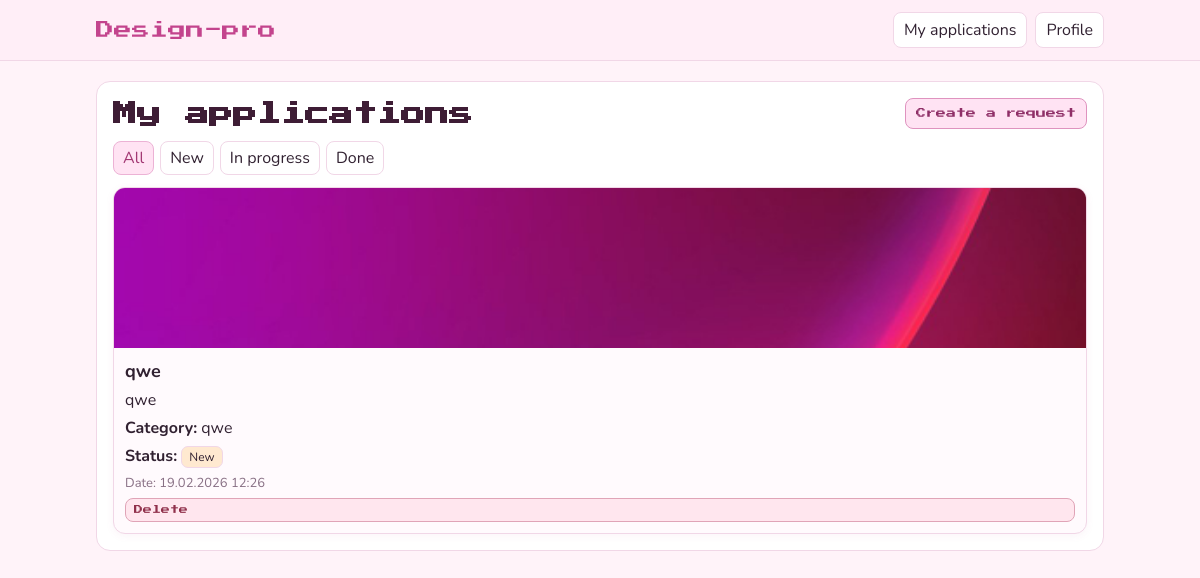
The app's page /my-requests/ (signed in), older data.
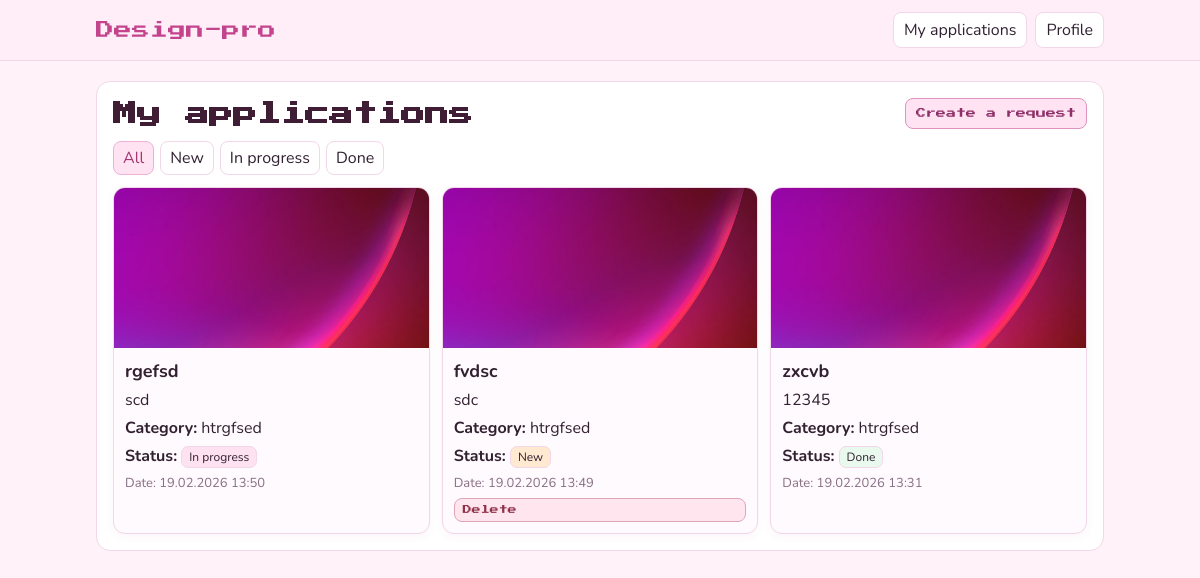
The same page, newer data.
### main/models.py (models this page shows, shortened)
class DesignRequest(models.Model):
    class Status(models.TextChoices):
        NEW = 'new', 'New'
        IN_PROGRESS = 'in_progress', 'In Progress'
        DONE = 'done', 'Done'
    user = models.ForeignKey(
        settings.AUTH_USER_MODEL,
        on_delete=models.CASCADE,
        verbose_name='User'
    )
    title = models.CharField('Name', max_length=200)
    description = models.TextField('Description')
    category = models.ForeignKey(
        Category,
        on_delete=models.CASCADE,
        verbose_name='Category'
    )
    photo = models.ImageField(
        'Photo of the room / plan',
        upload_to='design_requests/photos/',
        validators=[validate_image_size, validate_image_extension]
    )
    result_image = models.ImageField(
        'Photo of the completed work',
        upload_to='design_requests/results/',
        blank=True,
        null=True
    )
    admin_comment = models.TextField(
        'Administrators comment',
        blank=True,
        null=True
    )
    status = models.CharField(
        max_length=20,
        choices=Status.choices,
        default=Status.NEW,
        verbose_name='Status'
    )
    created_at = models.DateTimeField(
        'Creation date',
        auto_now_add=True
    )
    class Meta:
        ordering = ['-created_at']
        verbose_name = 'Design request'
        verbose_name_plural = 'Design requests'

class Category(models.Model):
    name = models.CharField(
        'Category name',
        max_length=100,
        unique=True
    )
    class Meta:
        verbose_name = 'Category'
        verbose_name_plural = 'Categories'

### main/views.py (the view)
# urls.py: path('my-requests/', views.my_requests, name='my_requests'),
@login_required
def my_requests(request):
    status_filter = request.GET.get('status')
    requests = DesignRequest.objects.filter(user=request.user)
    if status_filter:
        requests = requests.filter(status=status_filter)
    return render(request, 'main/my_requests.html', {
        'requests': requests,
        'status_filter': status_filter
    })

### main/templates/main/my_requests.html (shortened to what this page needs)
{% extends 'main/base.html' %}
{% block content %}
<section class="card wide">
  <header class="head split">
    <h1>My applications</h1>
    <a class="btn b1" href="{% url 'create' %}">Create a request</a>
  </header>
  <div class="filt">
    <a class="tag {% if not status_filter %}on{% endif %}" href="{% url 'my_requests' %}">All</a>
    <a class="tag {% if status_filter == 'new' %}on{% endif %}" href="{% url 'my_requests' %}?status=new">New</a>
    <a class="tag {% if status_filter == 'in_progress' %}on{% endif %}" href="{% url 'my_requests' %}?status=in_progress">In progress</a>
    <a class="tag {% if status_filter == 'done' %}on{% endif %}" href="{% url 'my_requests' %}?status=done">Done</a>
  </div>
  {% if requests %}
    <div class="grid">
      {% for r in requests %}
        <article class="box">
            {% if r.photo %}
              <img class="box-img" src="{{ r.photo.url }}" alt="Photo of the premises">
            {% else %}
              <div class="box-ph">No photo</div>
            {% endif %}
            <div class="box-b">
              <h3>{{ r.title }}</h3>
              <p>{{ r.description|truncatechars:100 }}</p>
              <p><strong>Category:</strong> {{ r.category.name }}</p>
              <p>
                <strong>Status:</strong>
                {% if r.status == 'new' %}
                  <span class="st snew">New</span>
                {% elif r.status == 'in_progress' %}
                  <span class="st sprog">In progress</span>
                {% else %}
                  <span class="st sdone">Done</span>
                {% endif %}
              </p>
              <p class="gray">Date: {{ r.created_at|date:"d.m.Y H:i" }}</p>
              {% if r.status == 'new' %}
                <a class="btn b3 sm" href="{% url 'delete_request' r.pk %}">Delete</a>
              {% endif %}
            </div>
        </article>
      {% endfor %}
    </div>
  {% else %}
    <p class="empty">No applications found.</p>
  {% endif %}
</section>
{% endblock %}

### main/templates/main/base.html (shortened to what this page needs)
<!DOCTYPE html>
<html lang="ru">
<head>
    {% load static %}
    <link rel="stylesheet" href="{% static 'css/style.css' %}">
</head>
<body>
<header class="top">
    <div class="top-in">
        <a class="logo" href="{% url 'index' %}">
            <span class="logo-a">Design-pro</span>
        </a>
        <nav>
            <ul class="nav">
                {% if user.is_authenticated %}
                    <li>
                        <a href="{% url 'my_requests' %}">My applications</a>
                    </li>
                    <li>
                        <a href="{% url 'profile' %}">Profile</a>
                    </li>
                {% endif %}
            </ul>
        </nav>
    </div>
</header>
<main class="cont">
    {% block content %}{% endblock %}
</main>
</body>
</html>

### main/static/css/style.css (style rules this page uses)
* { box-sizing: border-box; }
body { margin: 0; padding: 0; font-family: "Nunito", "Segoe UI", sans-serif; background: #FFF3F9FF; color: #312131; }
h1, h2, p { margin: 0; }
h1, h2, .logo { font-family: "Press Start 2P", "Courier New", monospace; color: #3e1d35; }
h1 { font-size: 2vw; }
h3 { margin: 0; font-size: 18px; font-weight: 700; }
a, a:hover, a:focus, a:active { color: #c3448d; text-decoration: none; }
.top { background: #ffeef7; border-bottom: 1px solid #f1d7e7; }
.top-in { max-width: 1040px; margin: 0 auto; padding: 12px 16px; display: flex; justify-content: space-between; align-items: center; gap: 10px; flex-wrap: wrap; }
.logo { font-size: 18px; font-weight: 400; }
.logo-a { color: #c3448d; }
.nav { list-style: none; display: flex; gap: 8px; margin: 0; padding: 0; }
.nav a { display: inline-block; padding: 6px 10px; border: 1px solid #f1d7e7; background: #ffffff; color: #312131; border-radius: 8px; transition: background 0.15s ease; }
.cont { max-width: 1040px; margin: 20px auto; padding: 0 16px 28px; }
.card { background: #ffffff; border: 1px solid #f1d7e7; border-radius: 14px; padding: 16px; margin-bottom: 14px; }
.wide { width: 100%; }
.head { margin-bottom: 12px; }
.split { display: flex; justify-content: space-between; align-items: center; gap: 10px; flex-wrap: wrap; }
.filt { display: flex; flex-wrap: wrap; gap: 6px; margin-bottom: 12px; }
.tag { padding: 5px 9px; border: 1px solid #f1d7e7; border-radius: 8px; background: #ffffff; color: #312131; }
.on { background: #ffe3f3; border-color: #ecb2d5; color: #a23873; }
.grid { display: grid; grid-template-columns: repeat(auto-fit, minmax(220px, 1fr)); gap: 12px; }
.box { border: 1px solid #f1d7e7; border-radius: 12px; background: #fffafd; overflow: hidden; box-shadow: 0 2px 8px rgba(187, 72, 132, 0.06); }
.box-img, .box-ph, .box-res { width: 100%; display: block; }
.box-img, .box-ph { height: 160px; object-fit: cover; }
.box-b { padding: 11px; display: flex; flex-direction: column; gap: 6px; }
.st { display: inline-block; border-radius: 7px; padding: 2px 7px; font-size: 12px; border: 1px solid #f1d7e7; }
.snew { background: #ffe9d0; }
.sprog { background: #ffe2f2; }
.sdone { background: #e9f9ee; }
.gray { color: #886f84; font-size: 13px; }
.btn, button, input[type="submit"] { border: 1px solid #e5b8d2; background: #fff2fa; color: #7e2d5b; border-radius: 8px; padding: 7px 10px; font-family: "Press Start 2P", "Courier New", monospace; font-size: 10px; line-height: 1.5; cursor: pointer; transition: background 0.15s ease, border-color 0.15s ease; }
.b1 { background: #ffe3f3; border-color: #df93bf; color: #8f2f67; }
.b3 { background: #ffe6ee; border-color: #e0a4b7; color: #90304b; }
.sm { padding: 4px 8px; font-size: 9px; }

Row changes from the older to the newer data that the page shows:
removed DesignRequest: photo (picture), title "qwe", description "qwe", category.name "qwe", status "New", created_at "19.02.2026 12:26"
added DesignRequest: photo (picture), title "rgefsd", description "scd", category.name "htrgfsed", status "In progress", created_at "19.02.2026 13:50"
added DesignRequest: photo (picture), title "fvdsc", description "sdc", category.name "htrgfsed", status "New", created_at "19.02.2026 13:49"
added DesignRequest: photo (picture), title "zxcvb", description "12345", category.name "htrgfsed", status "Done", created_at "19.02.2026 13:31"
